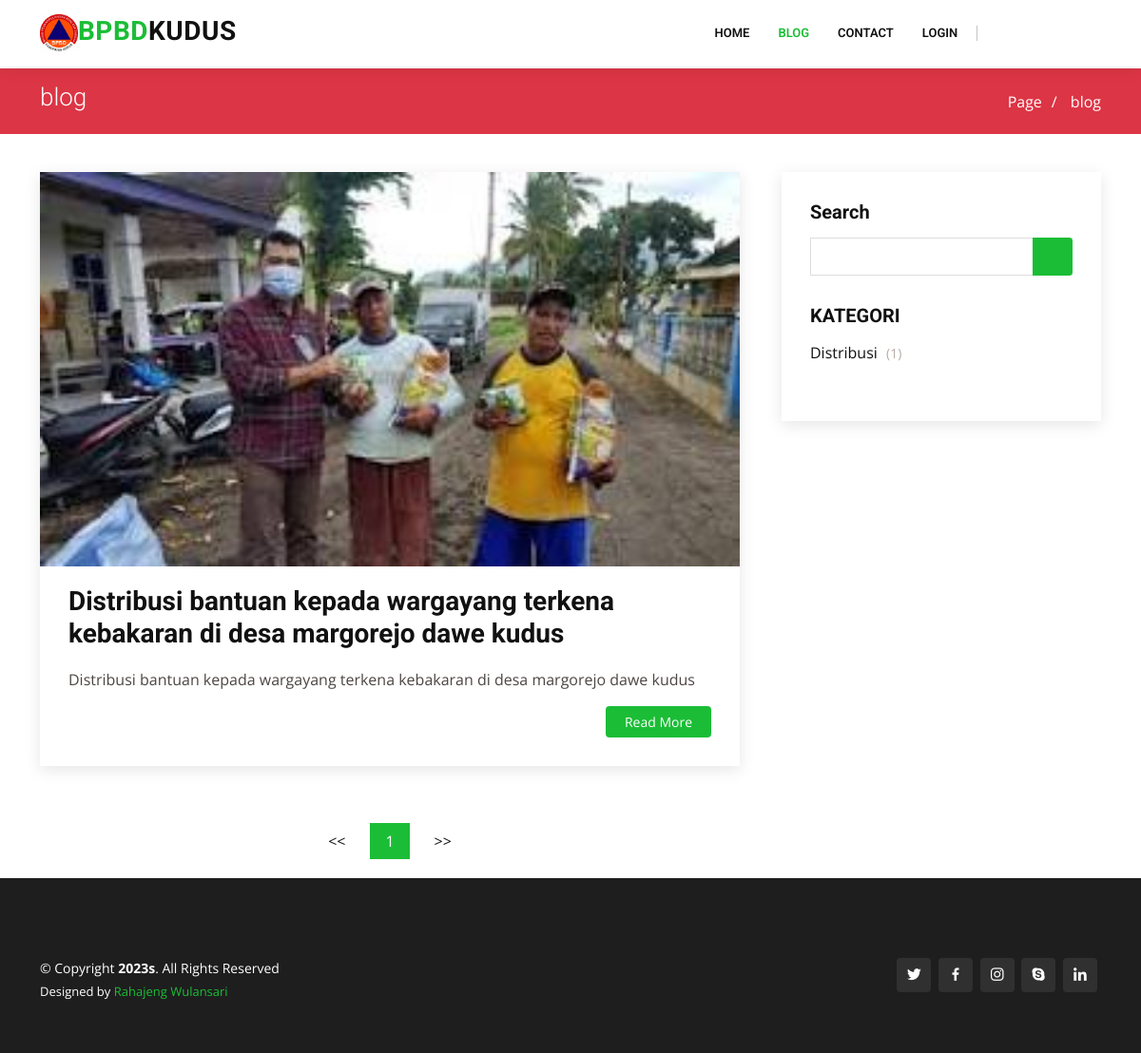
/?pages=blog, run on an earlier commit of the app's database.
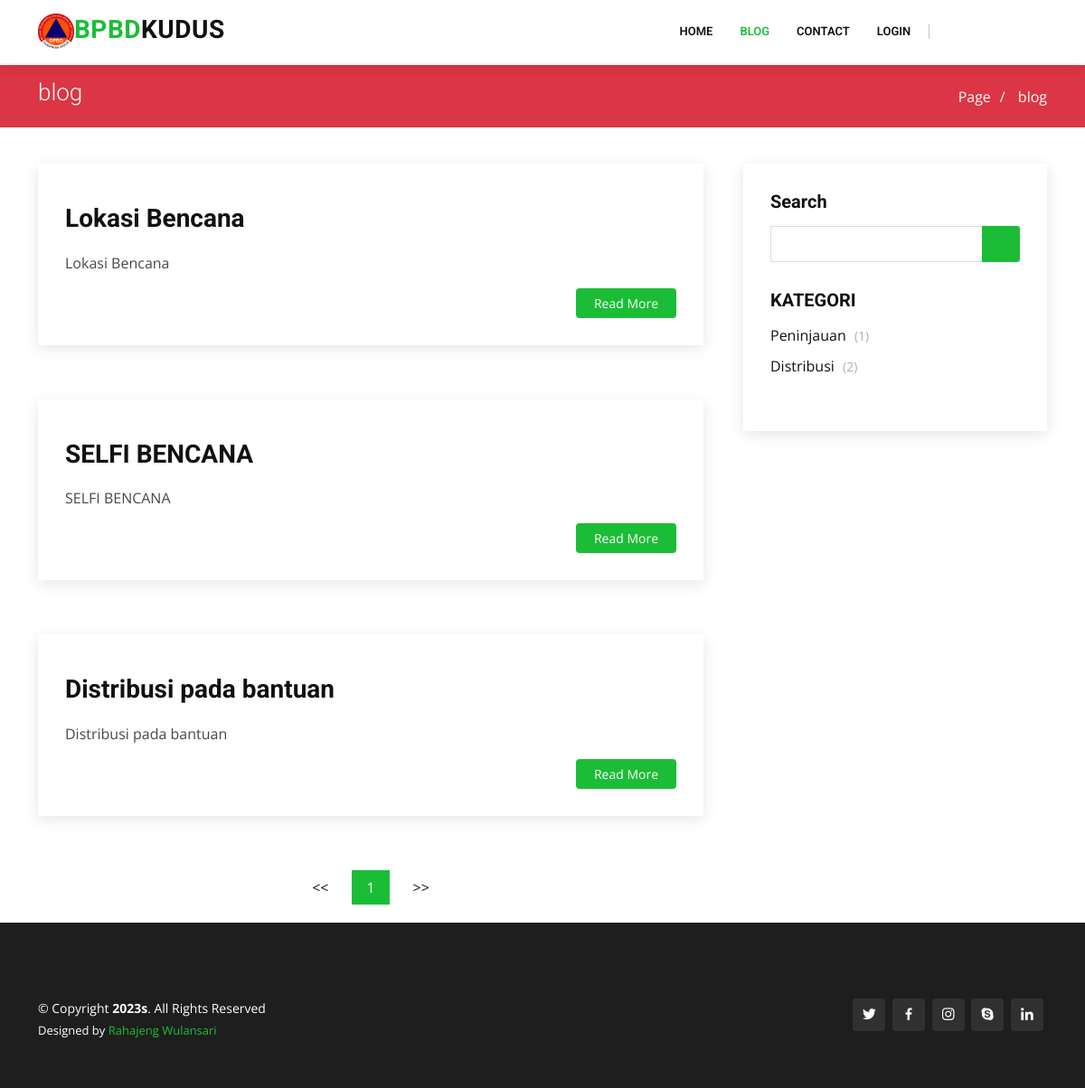
And on a later commit of the database.
### tables this page shows
CREATE TABLE `publikasi` (
  `id_publikasi` int(11) NOT NULL,
  `id_distribusi` int(11) DEFAULT NULL,
  `judul` varchar(255) DEFAULT NULL,
  `kutipan` varchar(255) DEFAULT NULL,
  `kategori` varchar(100) DEFAULT NULL,
  `isi` text DEFAULT NULL,
  `gambar` text DEFAULT NULL,
  `created_at` timestamp NULL DEFAULT NULL,
  `updated_at` timestamp NULL DEFAULT current_timestamp(),
  `tanggal_publikasi` date DEFAULT NULL
);

### config/config.php (called while the page is built, shortened)
<?php
class Config {
    public function UrlWeb(){
        $url = "http://localhost/pengaduan-bpbd";
        return $url;
    }
    public function TemplatePages($page){
        $url = $this->UrlWeb();
        include "views/pages/templates/header.php";
        include "views/pages/templates/navbar.php";
        include "views/pages/templates/breadcrumb.php";
        include $page;
        include "views/pages/templates/footer.php";
    }
}

### function.php (called while the page is built, shortened)
<?php
function Querybanyak($query){
    $mysqli = new mysqli("localhost","root","","pengaduan-bpbd");
    return $mysqli->query($query);
}
function NumRows($query){
    $koneksi = mysqli_connect("localhost","root","","pengaduan-bpbd");
    $cari = mysqli_query($koneksi, $query);
    $cek = mysqli_num_rows($cari);
    return $cek;
}

### views/pages/blog.php (the view, shortened to what this page needs)
<section id="blog" class="blog">
  <div class="container" data-aos="fade-up">
    <div class="row">
      <div class="col-lg-8 entries">
      <?php
        $sql_publikasi = "SELECT * FROM publikasi";
        $count_result = NumRows($sql_publikasi);
        $perpage = 3;
        $page = 1;
        $offset = 0;
        $prev_page = 1;
        $next_page = 1;
        $countpage = ceil($count_result / $perpage);
        if(isset($_GET['page'])){
            $page = $_GET['page'];
             if($page >= $countpage AND $page != 1){
                $prev_page = $countpage - 1;
                $next_page = $countpage;
            }elseif($page > 1 AND $page < $countpage){
                $prev_page = $page - 1;
                $next_page = $page + 1;
            }elseif($page == 1 AND $countpage > 1){
                $prev_page = 1;
                $next_page = $page + 1;
            }
            $offset = (($page - 1)  * $perpage) ;
        }else{
            $offset = 0;
        }
        $sql_result = $sql_publikasi." ORDER BY id_publikasi DESC LIMIT ".$perpage." OFFSET ".$offset."";
        $publikasis = Querybanyak($sql_result);
        foreach ($publikasis as $publikasi) {
    ?>
        <article class="entry">
          <div class="entry-img">
            <img src="<?= $url ?>/gambar/publikasi/<?= $publikasi["gambar"] ?>" alt="" style="width:100%;" class="img-fluid">
          </div>
          <h2 class="entry-title">
            <a href="blog-single.html"><?= $publikasi["judul"] ?></a>
          </h2>
          <div class="entry-content">
            <p>
              <?= $publikasi["kutipan"] ?>
            </p>
            <div class="read-more">
              <a href="<?= $url ?>/?pages=blog_post&id=<?= $publikasi['id_publikasi'] ?>">Read More</a>
            </div>
          </div>
        </article>
    <?php
    }
    ?>
        <?php if($count_result > 0){ ?>
            <div class="blog-pagination">
                <ul class="justify-content-center">
                    <li ><a href="<?= $url ?>/?pages=blog<?= isset($_GET['search']) ? "&search=".$_GET['search']."" : "" ?><?= "&page=".$prev_page."" ?>"><<</a></li>
                    <li class="active"><a href="#"><?= $page ?></a></li>
                    <li><a href="<?= $url ?>/?pages=blog<?= isset($_GET['search']) ? "&search=".$_GET['search']."" : "" ?><?= "&page=".$next_page."" ?>">>></a></li>
                </ul>
            </div>
        <?php } ?>
      </div>
      <div class="col-lg-4">
        <div class="sidebar">
          <h3 class="sidebar-title">Search</h3>
          <div class="sidebar-item search-form">
            <form action="" method="GET">
              <input type="text" name="search">
              <button type="submit"><i class="bi bi-search"></i></button>
            </form>
          </div>
          <h3 class="sidebar-title">KATEGORI</h3>
          <div class="sidebar-item categories">
            <ul>
            <?php
                $new_publikasis = Querybanyak("SELECT * FROM publikasi GROUP BY kategori ORDER BY id_publikasi DESC");
                foreach ($new_publikasis as $publikasi) {
            ?>
                <li><a href="#"><?= $publikasi["kategori"] ?>
                <?php $num_kategori = NumRows("SELECT * FROM publikasi WHERE kategori = '".$publikasi['kategori']."'"); ?>
                <span>(<?= $num_kategori ?>)</span></a></li>
            <?php
                }
            ?>
            </ul>
          </div>
      </div>
    </div>
  </div>
</section>

### index.php (shortened to what this page needs)
<?php
include 'function.php';
include 'config/config.php';
$conf = new Config();
if ($_GET) {
    $param_key = array_keys($_GET)[0];
    $param_val = $_GET[array_keys($_GET)[0]];
    switch ($param_key) {
        case 'pages':
            if ($param_val == 'crud') {
                $conf->TemplateAdmin('views/partials/content.php');
            } elseif ($param_val == 'login') {
                require __DIR__ . '/views/login.php';
            } elseif ($param_val == 'pendaftaran') {
                require __DIR__ . '/views/pendaftaran.php';
            } elseif ($param_val == 'home') {
                $conf->TemplatePages('views/pages/index.php');
            } elseif ($param_val == 'blog') {
                $conf->TemplatePages('views/pages/blog.php');
            } elseif ($param_val == 'blog_post') {
                $conf->TemplatePages('views/pages/blog_single.php');
            } elseif ($param_val == 'contact') {
                $conf->TemplatePages('views/pages/contact.php');
            } elseif ($param_val == 'home') {
                require __DIR__ . '/views/pages/index.php';
            } elseif ($param_val == 'home') {
                require __DIR__ . '/views/pages/index.php';
            }
            break;
    }
} else {
    echo "<meta http-equiv='refresh' content='0; url=http://localhost/pengaduan-bpbd/?pages=home'>";
}

### views/pages/templates/header.php (shortened to what this page needs)
<!DOCTYPE html>
<html lang="en">
<head>
  <link href="<?= $url ?>/assets/pages/assets/vendor/animate.css/animate.min.css" rel="stylesheet">
  <link href="<?= $url ?>/assets/pages/assets/vendor/aos/aos.css" rel="stylesheet">
  <link href="<?= $url ?>/assets/pages/assets/vendor/bootstrap/css/bootstrap.min.css" rel="stylesheet">
  <link href="<?= $url ?>/assets/pages/assets/vendor/bootstrap-icons/bootstrap-icons.css" rel="stylesheet">
  <link href="<?= $url ?>/assets/pages/assets/vendor/boxicons/css/boxicons.min.css" rel="stylesheet">
  <link href="<?= $url ?>/assets/pages/assets/vendor/glightbox/css/glightbox.min.css" rel="stylesheet">
  <link href="<?= $url ?>/assets/pages/assets/vendor/remixicon/remixicon.css" rel="stylesheet">
  <link href="<?= $url ?>/assets/pages/assets/vendor/swiper/swiper-bundle.min.css" rel="stylesheet">
  <link href="<?= $url ?>/assets/pages/assets/css/style.css" rel="stylesheet">
</head>
<body>

### views/pages/templates/navbar.php (shortened to what this page needs)
<header id="header" class="fixed-top">
  <div class="container d-flex align-items-center">
    <h1 class="logo me-auto"><a href="<?= $url ?>/?pages=home"><img src="<?= $url ?>/assets/images/bpbdkudus.png" alt="logo"><span>BPBD</span>KUDUS</a></h1>
    <nav id="navbar" class="navbar order-last order-lg-0">
      <ul>
        <li><a href="<?= $url ?>/?pages=home" class="<?= $_GET[array_keys($_GET)[0]] == "home" ? "active" : "" ?>">Home</a></li>
        <li><a href="<?= $url ?>/?pages=blog" class="<?= $_GET[array_keys($_GET)[0]] == "blog" || $_GET[array_keys($_GET)[0]] == "blog_post"  ? "active" : "" ?>">Blog</a></li>
        <li><a href="<?= $url ?>/?pages=contact" class="<?= $_GET[array_keys($_GET)[0]] == "contact" ? "active" : "" ?>">Contact</a></li>
        <?php
        if (isset($_SESSION['id_user'])) { ?>
          <li><a href="<?= $url ?>/?dashboard=dashboard">Dashboard</a></li>
        <?php
        } else {
        ?>
          <li><a href="<?= $url ?>/?pages=login">Login</a></li>
        <?php
        }
        ?>
      </ul>
    </nav>
    <div class="header-social-links d-flex">
      <a href="#" class="twitter"><i class="bu bi-twitter"></i></a>
      <a href="#" class="facebook"><i class="bu bi-facebook"></i></a>
      <a href="#" class="instagram"><i class="bu bi-instagram"></i></a>
      <a href="#" class="linkedin"><i class="bu bi-linkedin"></i></i></a>
    </div>
  </div>
</header>

### views/pages/templates/breadcrumb.php (shortened to what this page needs)
<section id="breadcrumbs" class="breadcrumbs bg-danger">
      <div class="container">
        <div class="d-flex justify-content-between align-items-center ">
          <h2><?php
                $page_beadcrambs =  "Home";
                if(isset($_GET[array_keys($_GET)[0]]) ){
                    $page_beadcrambs = $_GET[array_keys($_GET)[0]];
                }
                echo $page_beadcrambs;
             ?></h2>
          <ol>
            <li>Page</li>
            <li>
            <a href="http://localhost/pengaduan-bpbd/?pages=<?= $page_beadcrambs ?>">
              <?php
                echo $page_beadcrambs;
             ?></a>
             </li>
          </ol>
        </div>
      </div>
    </section>

### views/pages/templates/footer.php (shortened to what this page needs)
  <footer id="footer">
    <div class="footer-top">
      <div class="container">
        <div class="row">
          <div class="container d-md-flex py-4">
            <div class="me-md-auto text-center text-md-start">
              <div class="copyright">
                &copy; Copyright <strong><span>2023s</span></strong>. All Rights Reserved
              </div>
              <div class="credits">
                Designed by <a href="#">Rahajeng Wulansari</a>
              </div>
            </div>
            <div class="social-links text-center text-md-right pt-3 pt-md-0">
              <a href="#" class="twitter"><i class="bx bxl-twitter"></i></a>
              <a href="#" class="facebook"><i class="bx bxl-facebook"></i></a>
              <a href="#" class="instagram"><i class="bx bxl-instagram"></i></a>
              <a href="#" class="google-plus"><i class="bx bxl-skype"></i></a>
              <a href="#" class="linkedin"><i class="bx bxl-linkedin"></i></a>
            </div>
          </div>
  </footer>
</body>
</html>

What changed in the data, as far as the page shows it:
removed publikasi: gambar (picture), judul "Distribusi bantuan kepada wargayang terkena kebakaran di desa margorejo dawe kudus", kutipan "Distribusi bantuan kepada wargayang terkena kebakaran di desa margorejo dawe kudus", kategori "Distribusi", num_kategori "1"
added publikasi: judul "Lokasi Bencana", kutipan "Lokasi Bencana", shown under "blog"
added publikasi: judul "SELFI BENCANA", kutipan "SELFI BENCANA", kategori "Peninjauan", num_kategori "1"
added publikasi: judul "Distribusi pada bantuan", kutipan "Distribusi pada bantuan", kategori "Distribusi", num_kategori "2"
